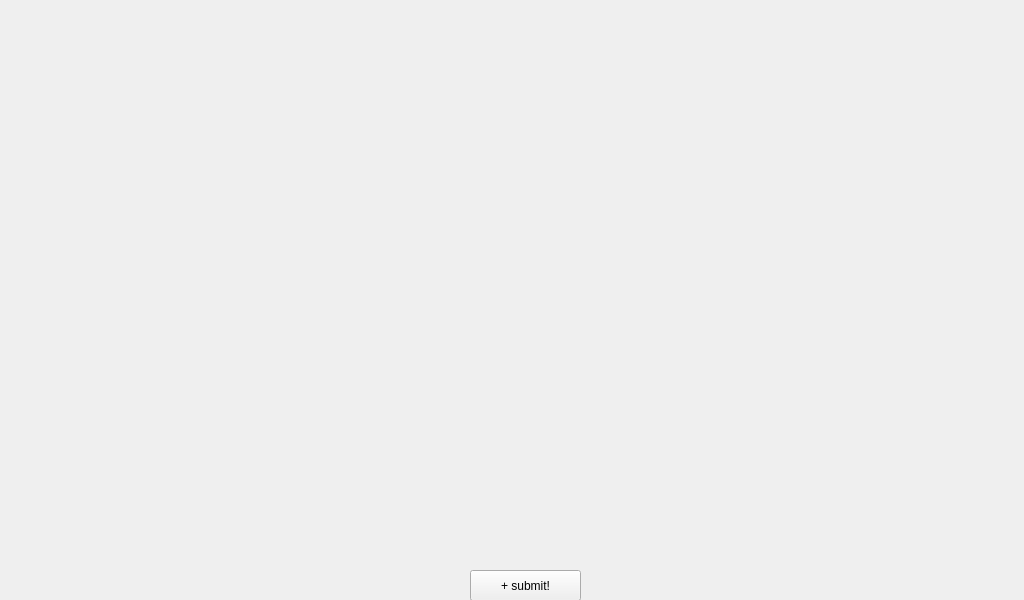
<?xml version="1.0" encoding="UTF-8"?>
<ui version="4.0">
 <class>TakePicture</class>
 <widget class="QWidget" name="TakePicture">
  <property name="geometry">
   <rect>
    <x>0</x>
    <y>0</y>
    <width>1024</width>
    <height>600</height>
   </rect>
  </property>
  <property name="baseSize">
   <size>
    <width>1024</width>
    <height>600</height>
   </size>
  </property>
  <property name="windowTitle">
   <string>Form</string>
  </property>
  <widget class="QWidget" name="webcamLayout" native="true">
   <property name="geometry">
    <rect>
     <x>80</x>
     <y>70</y>
     <width>731</width>
     <height>321</height>
    </rect>
   </property>
   <property name="baseSize">
    <size>
     <width>520</width>
     <height>300</height>
    </size>
   </property>
  </widget>
  <widget class="QPushButton" name="takePictureButton">
   <property name="geometry">
    <rect>
     <x>470</x>
     <y>570</y>
     <width>111</width>
     <height>31</height>
    </rect>
   </property>
   <property name="text">
    <string>+ submit!</string>
   </property>
  </widget>
 </widget>
 <resources/>
 <connections/>
</ui>
